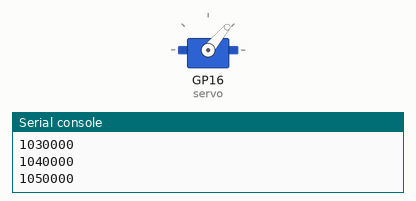
The program below on a simulated Raspberry Pi Pico running MicroPython. Shown: servo, the last lines printed to the serial console. Servo angles are drawn from the pulse width (0.5 ms = 0°, 2.5 ms = 180°).

Above: at 1.2 s.
At 9.2 s:
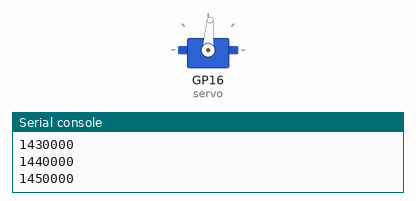
At 17.21 s:
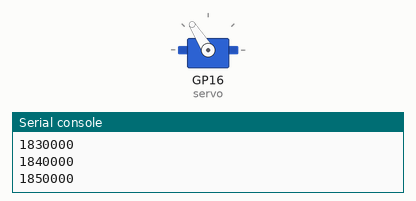
At 34.83 s:
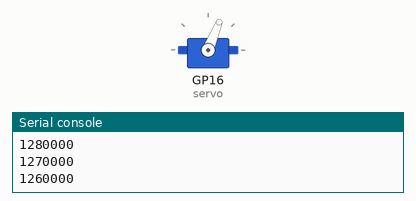
Timing chart, 0 to 40.0 s (numbered marks = the images above):
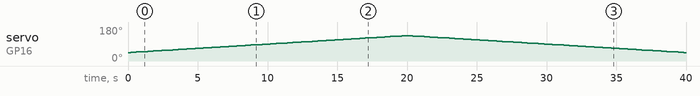

Measured:
- by itself, servo on GP16 (servo): rises from 45° to 134° in 19.6 s, then falls to 45° in 20.0 s

The program:

esc_servo_test.py
```python
from machine import Pin, PWM
from time import sleep

# SETUP
servo = PWM(Pin(16))
servo.freq(50)

# LOOP
for i in range(1000000, 2000000, 10000):
    servo.duty_ns(i)
    print(i)
    sleep(0.2)
for i in reversed(range(1000000, 2000000, 10000)):
    servo.duty_ns(i)
    print(i)
    sleep(0.2)
servo.duty_ns(1500000)
servo.deinit()
```
